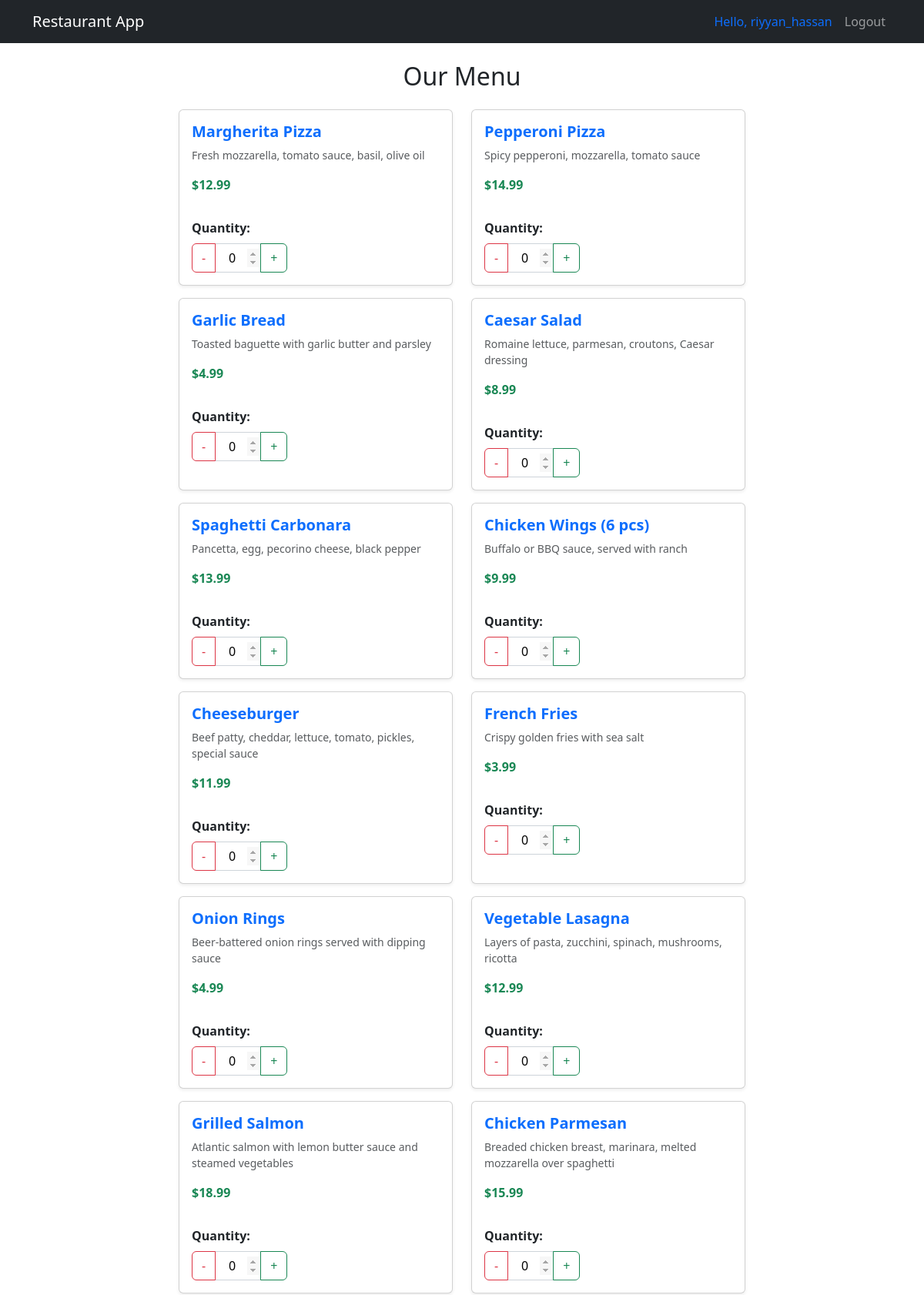
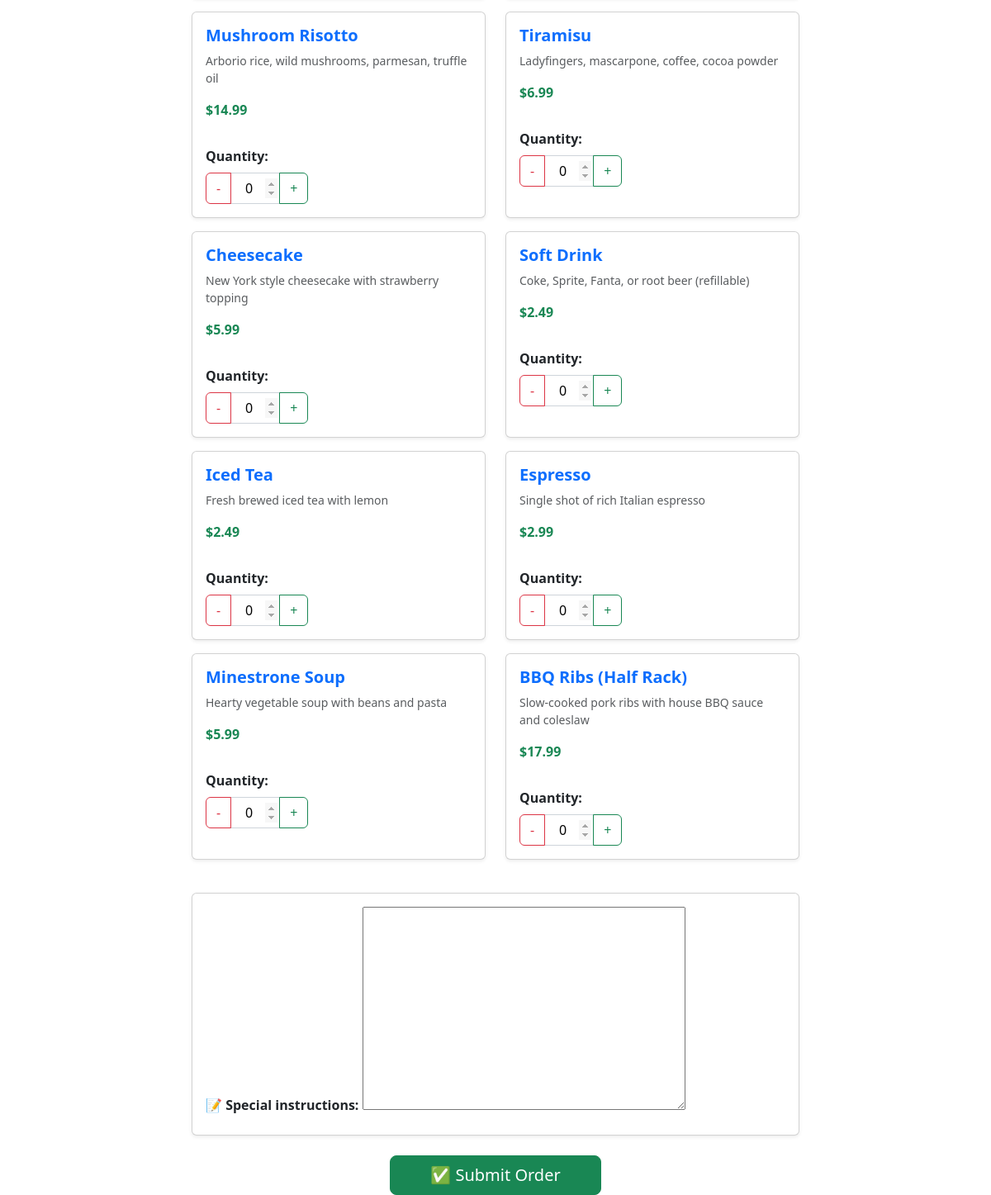
Page /users/menu/ (signed in) on the committed database (2 pictures, top to bottom).
### users/models.py (models this page shows, shortened)
class Menu(models.Model):
    name = models.CharField(max_length=100)
    price = models.DecimalField(max_digits=6, decimal_places=2)
    description = models.TextField(blank=True)
    is_available = models.BooleanField(default=True)

### users/views.py (the view)
# urls.py: path('menu/', views.menu, name='menu'),
@login_required
def menu(request):
    menu_items = Menu.objects.filter(is_available=True)
    if request.method == 'POST':
        form = OrderForm(menu_items, request.POST)
        if form.is_valid():
            new_order = Order.objects.create(user=request.user, status='pending')
            insufficient_stock = []
            total_price = 0
            for key, value in form.cleaned_data.items():
                if key.startswith('quantity_') and value > 0:
                    item_id = int(key.split('_')[1])
                    menu_item = Menu.objects.get(id=item_id)
                    inventory = Inventory.objects.get(menu_item=menu_item)
                    if inventory.quantity_available >= value:
                        OrderItem.objects.create(
                            order=new_order,
                            menu_item=menu_item,
                            quantity=value
                        )
                        total_price += menu_item.price * value
                        inventory.quantity_available -= value
                        inventory.save()
                    else:
                        insufficient_stock.append(f"{menu_item.name} (only {inventory.quantity_available} left)")
            additional_notes = form.cleaned_data['additional_notes']
            new_order.total_price = total_price
            new_order.additional_notes = additional_notes
            new_order.save()
            if insufficient_stock:
                new_order.delete()  # Delete order if any item fails
                return render(request, 'restaurant/menu.html', {
                    'form': form,
                    'menu_items': menu_items,
                    'error': f"Stock issue: {', '.join(insufficient_stock)}"
                })
            return redirect('users:order_success')  # You need to create this URL
    else:
        form = OrderForm(menu_items)
    return render(request, 'restaurant/menu.html', {'form': form, 'menu_items': menu_items})

### users/forms.py
class OrderForm(forms.Form):
    def __init__(self, menu_items, *args, **kwargs):
        super().__init__(*args, **kwargs)
        for item in menu_items:
            self.fields[f'quantity_{item.id}'] = forms.IntegerField(
                initial=0,
                min_value=0,
                required=False,
                label=item.name,
                widget=forms.NumberInput(attrs={'class': 'quantity-input', 'data-item-id': item.id})
            )
    additional_notes = forms.CharField(widget=forms.Textarea, required=False, label='Special instructions')

### users/templatetags/custom_filters.py (called while the page is built)
@register.filter
def get_item(form, dish_id):
    field_name = f'quantity_{dish_id}'
    return form[field_name]

### users/templates/restaurant/menu.html (shortened to what this page needs)
{% extends 'base.html' %}
{% load custom_filters %}
{% load bootstrap5 %}
{% block content %}
<div class="row">
    <div class="col-md-8 mx-auto">
        <h2 class="text-center mb-4">Our Menu</h2>
        <form method="post">
            {% if menu_items %}
                <div class="row">
                    {% for dish in menu_items %}
                        <div class="col-md-6 mb-3">
                            <div class="card h-100 shadow-sm">
                                <div class="card-body">
                                    <div class="d-flex justify-content-between align-items-start">
                                        <div>
                                            <h5 class="card-title text-primary fw-bold">{{ dish.name }}</h5>
                                            <p class="card-text text-muted small">{{ dish.description }}</p>
                                            <p class="fw-bold text-success">${{ dish.price }}</p>
                                        </div>
                                    </div>
                                    {% if dish.is_available %}
                                        <div class="quantity-control mt-3">
                                            <label class="form-label fw-bold">Quantity:</label>
                                            <div class="input-group" style="width: 150px;">
                                                <button type="button" class="btn btn-outline-danger minus-btn" data-id="{{ dish.id }}">-</button>
                                                {{ form|get_item:dish.id }}
                                                <button type="button" class="btn btn-outline-success plus-btn" data-id="{{ dish.id }}">+</button>
                                            </div>
                                        </div>
                                    {% else %}
                                        <div class="alert alert-danger text-center mt-2 mb-0 py-1">
                                            <small>❌ Dish not available</small>
                                        </div>
                                    {% endif %}
                                </div>
                            </div>
                        </div>
                    {% endfor %}
                </div>
            {% endif %}
            <div class="card mt-4 shadow-sm">
                <div class="card-body">
                    <div class="additional-notes">
                        <label for="{{ form.additional_notes.id_for_label }}" class="form-label fw-bold">
                            📝 Special instructions:
                        </label>
                        {{ form.additional_notes }}
                    </div>
                </div>
            </div>
            <div class="text-center mt-4">
                <button type="submit" class="btn btn-success btn-lg px-5">
                    ✅ Submit Order
                </button>
            </div>
        </form>
    </div>
</div>
{% endblock %}

### templates/base.html (shortened to what this page needs)
<!DOCTYPE html>
<html lang="en">
<head>
    {% load bootstrap5 %}
    {% bootstrap_css %}
</head>
<body>
    <nav class="navbar navbar-expand-lg navbar-dark bg-dark">
        <div class="container">
            <a class="navbar-brand" href="{% url 'users:profile' %}">Restaurant App</a>
            <div class="collapse navbar-collapse" id="navbarNav">
                <ul class="navbar-nav ms-auto">
                    {% if user.is_authenticated %}
                        <li class="nav-item">
                            <span class="nav-link"><a href="{% url 'users:profile' %}" style="text-decoration: none;">Hello, {{ user.username }}</a></span>
                        </li>
                        <li class="nav-item">
                            <form method="post" action="{% url 'users:logout' %}" class="d-inline">
                                <button type="submit" class="btn btn-outline-light btn-sm nav-link">Logout</button>
                            </form>
                        </li>
                    {% endif %}
                </ul>
            </div>
        </div>
    </nav>
    <div class="container mt-4">
        {% block content %}
        {% endblock %}
    </div>
</body>
</html>

### users/templates/restaurant/menu.html (style rules this page uses)
input[type="number"] { text-align: center; width: 60px; border-radius: 0; border: 1px solid #ced4da; }

### rows in the picture
Menu: name "Margherita Pizza", description "Fresh mozzarella, tomato sauce, basil, olive oil", price "12.99", id "0"
Menu: name "Pepperoni Pizza", description "Spicy pepperoni, mozzarella, tomato sauce", price "14.99", id "0"
Menu: name "Garlic Bread", description "Toasted baguette with garlic butter and parsley", price "4.99", id "0"
Menu: name "Caesar Salad", description "Romaine lettuce, parmesan, croutons, Caesar dressing", price "8.99", id "0"
Menu: name "Spaghetti Carbonara", description "Pancetta, egg, pecorino cheese, black pepper", price "13.99", id "0"
Menu: name "Chicken Wings (6 pcs)", description "Buffalo or BBQ sauce, served with ranch", price "9.99", id "0"
Menu: name "Cheeseburger", description "Beef patty, cheddar, lettuce, tomato, pickles, special sauce", price "11.99", id "0"
Menu: name "French Fries", description "Crispy golden fries with sea salt", price "3.99", id "0"
Menu: name "Onion Rings", description "Beer-battered onion rings served with dipping sauce", price "4.99", id "0"
Menu: name "Vegetable Lasagna", description "Layers of pasta, zucchini, spinach, mushrooms, ricotta", price "12.99", id "0"
Menu: name "Grilled Salmon", description "Atlantic salmon with lemon butter sauce and steamed vegetables", price "18.99", id "0"
Menu: name "Chicken Parmesan", description "Breaded chicken breast, marinara, melted mozzarella over spaghetti", price "15.99", id "0"
Menu: name "Mushroom Risotto", description "Arborio rice, wild mushrooms, parmesan, truffle oil", price "14.99", id "0"
Menu: name "Tiramisu", description "Ladyfingers, mascarpone, coffee, cocoa powder", price "6.99", id "0"
Menu: name "Cheesecake", description "New York style cheesecake with strawberry topping", price "5.99", id "0"
Menu: name "Soft Drink", description "Coke, Sprite, Fanta, or root beer (refillable)", price "2.49", id "0"
Menu: name "Iced Tea", description "Fresh brewed iced tea with lemon", price "2.49", id "0"
Menu: name "Espresso", description "Single shot of rich Italian espresso", price "2.99", id "0"
Menu: name "Minestrone Soup", description "Hearty vegetable soup with beans and pasta", price "5.99", id "0"
Menu: name "BBQ Ribs (Half Rack)", description "Slow-cooked pork ribs with house BBQ sauce and coleslaw", price "17.99", id "0"

### other values in the picture
{{ user.username }} "riyyan_hassan"
